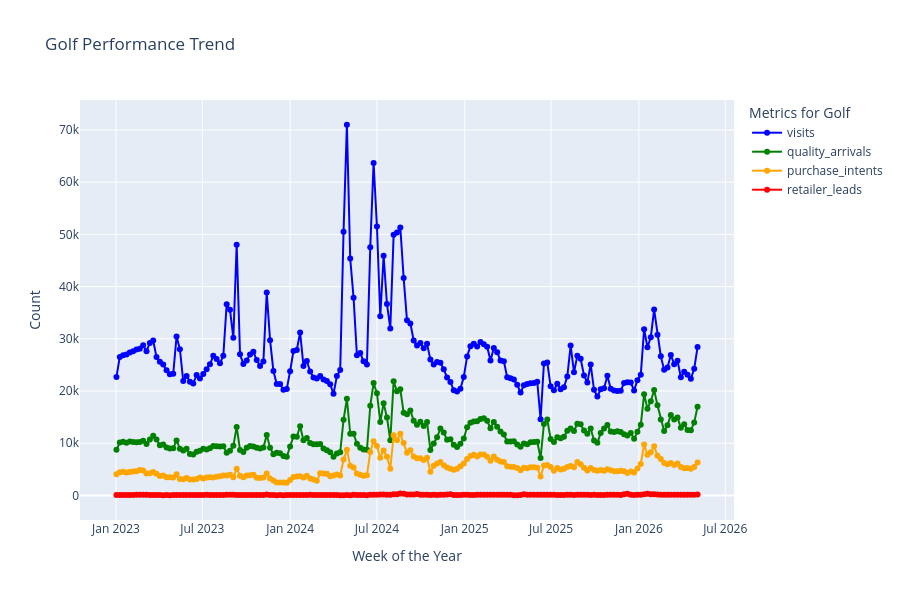

Notebook code cell kept with this figure:
### Code cell
import plotly.express as px

# 1. Sort the DataFrame (ensure week_start is your x-axis)
golf_df_sorted = golf_df.sort_values(by='week_start', ascending=True)

# 2. Plot multiple columns by passing a list to 'y'
fig = px.line(
    golf_df_sorted,
    x='week_start',
    y=['visits', 'quality_arrivals', 'purchase_intents', 'retailer_leads'],  # List of columns
    title='Golf Performance Trend',
    markers=True,
    height=600,
    # Define custom colors for each column
    color_discrete_map={
        "visits": "blue",
        "quality_arrivals": "green",
        "purchase_intents": "orange",
        "retailer_leads": "red"
    }
)

# 3. Customizing labels and layout
fig.update_layout(
    xaxis_title='Week of the Year',
    yaxis_title='Count',
    legend_title='Metrics for Golf',
    xaxis=dict(showgrid=True),
    yaxis=dict(showgrid=True)
)

# 4. Display the figure
fig.show()

### Figure 1 — Plotly figure (JSON) as saved in the notebook; plotly's stock layout.template omitted (floating-point values rounded to 4 significant figures; data arrays with more than 128 entries replaced by an {"elided": "..."} marker saying what was removed)
{"data": [{"hovertemplate": "variable=visits<br>week_start=%{x}<br>value=%{y}<extra></extra>", "legendgroup": "visits", "line": {"color": "blue", "dash": "solid"}, "marker": {"symbol": "circle"}, "mode": "lines+markers", "name": "visits", "orientation": "v", "showlegend": true, "type": "scatter", "x": {"elided": "175 str values"}, "xaxis": "x", "y": {"elided": "175 int values"}, "yaxis": "y"}, {"hovertemplate": "variable=quality_arrivals<br>week_start=%{x}<br>value=%{y}<extra></extra>", "legendgroup": "quality_arrivals", "line": {"color": "green", "dash": "solid"}, "marker": {"symbol": "circle"}, "mode": "lines+markers", "name": "quality_arrivals", "orientation": "v", "showlegend": true, "type": "scatter", "x": {"elided": "175 str values"}, "xaxis": "x", "y": {"elided": "175 int values"}, "yaxis": "y"}, {"hovertemplate": "variable=purchase_intents<br>week_start=%{x}<br>value=%{y}<extra></extra>", "legendgroup": "purchase_intents", "line": {"color": "orange", "dash": "solid"}, "marker": {"symbol": "circle"}, "mode": "lines+markers", "name": "purchase_intents", "orientation": "v", "showlegend": true, "type": "scatter", "x": {"elided": "175 str values"}, "xaxis": "x", "y": {"elided": "175 int values"}, "yaxis": "y"}, {"hovertemplate": "variable=retailer_leads<br>week_start=%{x}<br>value=%{y}<extra></extra>", "legendgroup": "retailer_leads", "line": {"color": "red", "dash": "solid"}, "marker": {"symbol": "circle"}, "mode": "lines+markers", "name": "retailer_leads", "orientation": "v", "showlegend": true, "type": "scatter", "x": {"elided": "175 str values"}, "xaxis": "x", "y": {"elided": "175 int values"}, "yaxis": "y"}], "layout": {"height": 600, "legend": {"title": {"text": "Metrics for Golf"}, "tracegroupgap": 0}, "title": {"text": "Golf Performance Trend"}, "xaxis": {"anchor": "y", "domain": [0, 1], "showgrid": true, "title": {"text": "Week of the Year"}}, "yaxis": {"anchor": "x", "domain": [0, 1], "showgrid": true, "title": {"text": "Count"}}}}
